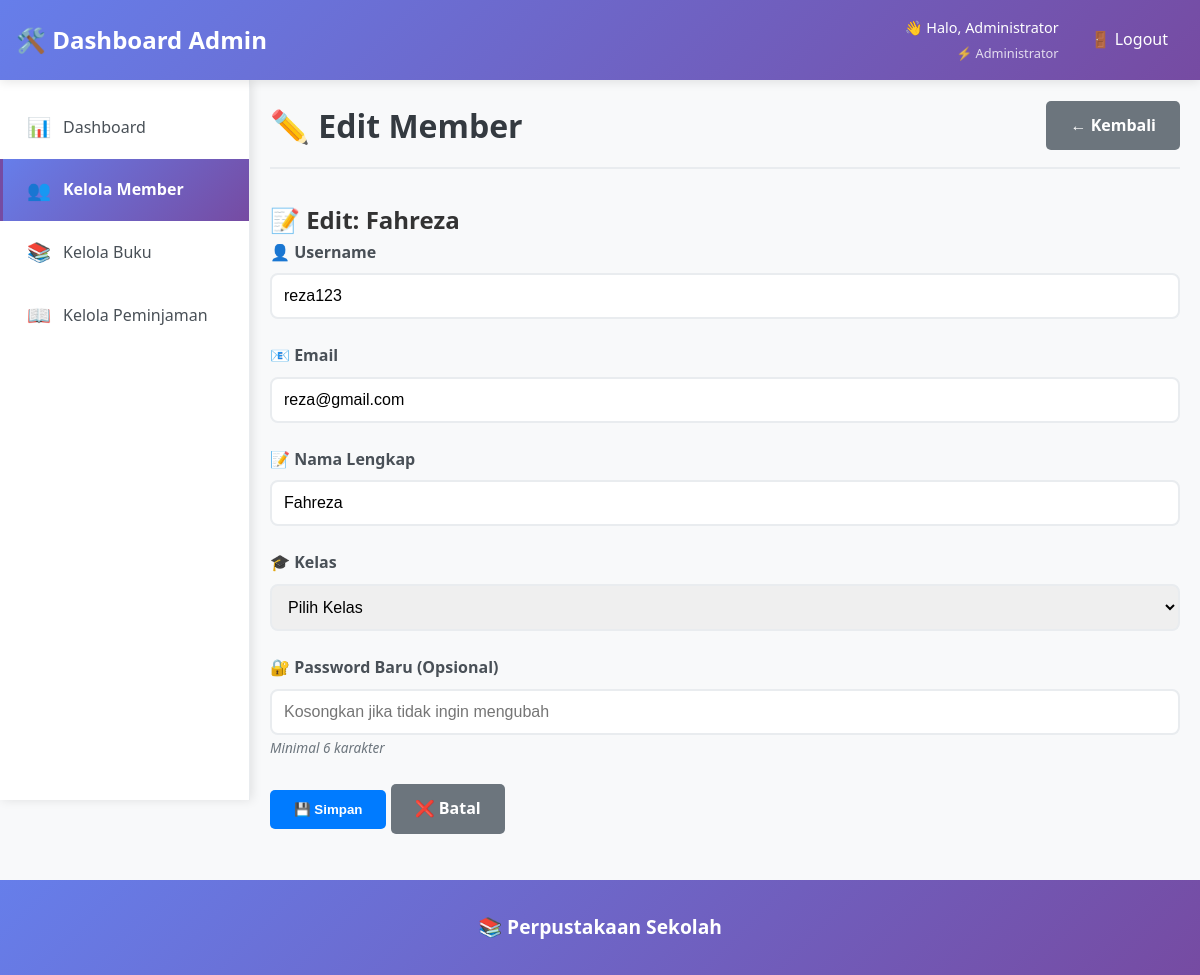
Screenshot of /admin/members/edit/2 (signed in) with the database file from the repository.
### app.py (models this page shows, shortened)
class User(UserMixin, db.Model):
    id = db.Column(db.Integer, primary_key=True)
    username = db.Column(db.String(80), unique=True, nullable=False)
    email = db.Column(db.String(120), unique=True, nullable=False)
    password_hash = db.Column(db.String(120), nullable=False)
    role = db.Column(db.String(20), nullable=False, default='member')  # 'admin' or 'member'
    nama_lengkap = db.Column(db.String(100), nullable=False)
    kelas = db.Column(db.String(20))  # untuk member
    profile_photo = db.Column(db.String(200))  # path to profile photo
    created_at = db.Column(db.DateTime, default=datetime.utcnow)

### app.py (the view, shortened to what this page needs)
@app.route('/admin/members/edit/<int:id>', methods=['GET', 'POST'])
@login_required
def admin_edit_member(id):
    if current_user.role != 'admin':
        flash('Akses ditolak!')
        return redirect(url_for('index'))
    member = User.query.get_or_404(id)
    if member.role != 'member':
        flash('Tidak dapat mengedit user admin!')
        return redirect(url_for('admin_members'))
    return render_template('admin/edit_member.html', member=member)

### app.py (called while the page is built)
@login_manager.user_loader
def load_user(user_id):
    return User.query.get(int(user_id))

@app.context_processor
def inject_kelas_options():
    return dict(KELAS_OPTIONS=KELAS_OPTIONS)

### templates/admin/edit_member.html (shortened to what this page needs)
{% extends "admin/base.html" %}
{% block content %}
    <div class="content-header">
        <h1>✏️ Edit Member</h1>
        <a href="{{ url_for('admin_members') }}" class="btn btn-secondary">← Kembali</a>
    </div>
    <div class="form-container">
        <div class="form-card">
            <div class="form-header">
                <h2>📝 Edit: {{ member.nama_lengkap }}</h2>
            </div>
            <form method="POST" class="member-form">
                <div class="form-grid">
                    <div class="form-group">
                        <label for="username">👤 Username</label>
                        <input type="text"
                               id="username"
                               name="username"
                               value="{{ member.username }}"
                               required>
                    </div>
                    <div class="form-group">
                        <label for="email">📧 Email</label>
                        <input type="email"
                               id="email"
                               name="email"
                               value="{{ member.email }}"
                               required>
                    </div>
                    <div class="form-group full-width">
                        <label for="nama_lengkap">📝 Nama Lengkap</label>
                        <input type="text"
                               id="nama_lengkap"
                               name="nama_lengkap"
                               value="{{ member.nama_lengkap }}"
                               required>
                    </div>                    <div class="form-group">
                        <label for="kelas">🎓 Kelas</label>
                        <select id="kelas" name="kelas">
                            <option value="">Pilih Kelas</option>
                        </select>
                    </div>
                    <div class="form-group">
                        <label for="password">🔐 Password Baru (Opsional)</label>
                        <input type="password"
                               id="password"
                               name="password"
                               placeholder="Kosongkan jika tidak ingin mengubah">
                        <small class="form-help">Minimal 6 karakter</small>
                    </div>
                </div>                <div class="form-actions">
                    <button type="submit" class="btn btn-primary">
                        💾 Simpan
                    </button>
                    <a href="{{ url_for('admin_members') }}" class="btn btn-secondary">
                        ❌ Batal
                    </a>
                </div>
            </form>
        </div>
    </div>
{% endblock %}

### templates/admin/includes/header.html (shortened to what this page needs)
<nav class="navbar">
    <div class="nav-container">
        <div class="nav-left">
            <h2>🛠️ Dashboard Admin</h2>
        </div>
        <div class="nav-links">
            <div class="admin-user-info">
                <span class="admin-greeting">👋 Halo, {{ current_user.nama_lengkap }}</span>
                <span class="admin-role">⚡ Administrator</span>
            </div>
            <a href="{{ url_for('logout') }}" class="logout-btn">🚪 Logout</a>
        </div>
    </div>
</nav>

### static/style.css (style rules this page uses)
* { margin: 0; padding: 0; box-sizing: border-box; }
body { font-family: 'Segoe UI', Tahoma, Geneva, Verdana, sans-serif; line-height: 1.6; color: #333; background-color: #f8f9fa; margin: 0; padding: 0; }
.navbar { position: fixed; top: 0; left: 0; right: 0; z-index: 1000; background: linear-gradient(135deg, #667eea 0%, #764ba2 100%); color: white; padding: 1rem 0; box-shadow: 0 2px 10px rgba(0,0,0,0.1); }
.nav-container { max-width: 1200px; margin: 0 auto; padding: 0 1rem; display: flex; justify-content: space-between; align-items: center; }
.nav-container h2 { font-size: 1.5rem; font-weight: 600; }
.nav-links { display: flex; gap: 1rem; align-items: center; }
.nav-links a { color: white; text-decoration: none; padding: 0.5rem 1rem; border-radius: 5px; transition: background-color 0.3s; }
.btn { display: inline-block; padding: 0.75rem 1.5rem; border: none; border-radius: 5px; text-decoration: none; font-weight: 600; cursor: pointer; transition: all 0.3s ease; text-align: center; }
.btn-primary { background-color: #007bff; color: white; }
.btn-secondary { background-color: #6c757d; color: white; }
.content-header { display: flex; justify-content: space-between; align-items: center; margin-bottom: 2rem; padding-bottom: 1rem; border-bottom: 2px solid #e9ecef; }
.content-header h1 { color: #343a40; font-size: 2rem; font-weight: 700; margin: 0; }
.form-group { margin-bottom: 1.5rem; }
.form-group label { display: block; margin-bottom: 0.5rem; font-weight: 600; color: #495057; }
.form-group input, .form-group select, .form-group textarea { width: 100%; padding: 0.75rem; border: 2px solid #e9ecef; border-radius: 8px; font-size: 1rem; transition: border-color 0.3s ease, box-shadow 0.3s ease; }

### static/admin-dashboard.css (style rules this page uses)
.form-help { font-size: 0.85rem; color: #6c757d; font-style: italic; }
.nav-left { display: flex; align-items: center; gap: 1rem; }
.admin-user-info { display: flex; flex-direction: column; align-items: flex-end; gap: 0.25rem; }
.admin-greeting { font-size: 0.9rem; font-weight: 500; }
.admin-role { font-size: 0.8rem; opacity: 0.8; }

### rows the page displays
User: nama_lengkap "Administrator"
User: nama_lengkap "Fahreza", username "reza123", email "reza@gmail.com"
